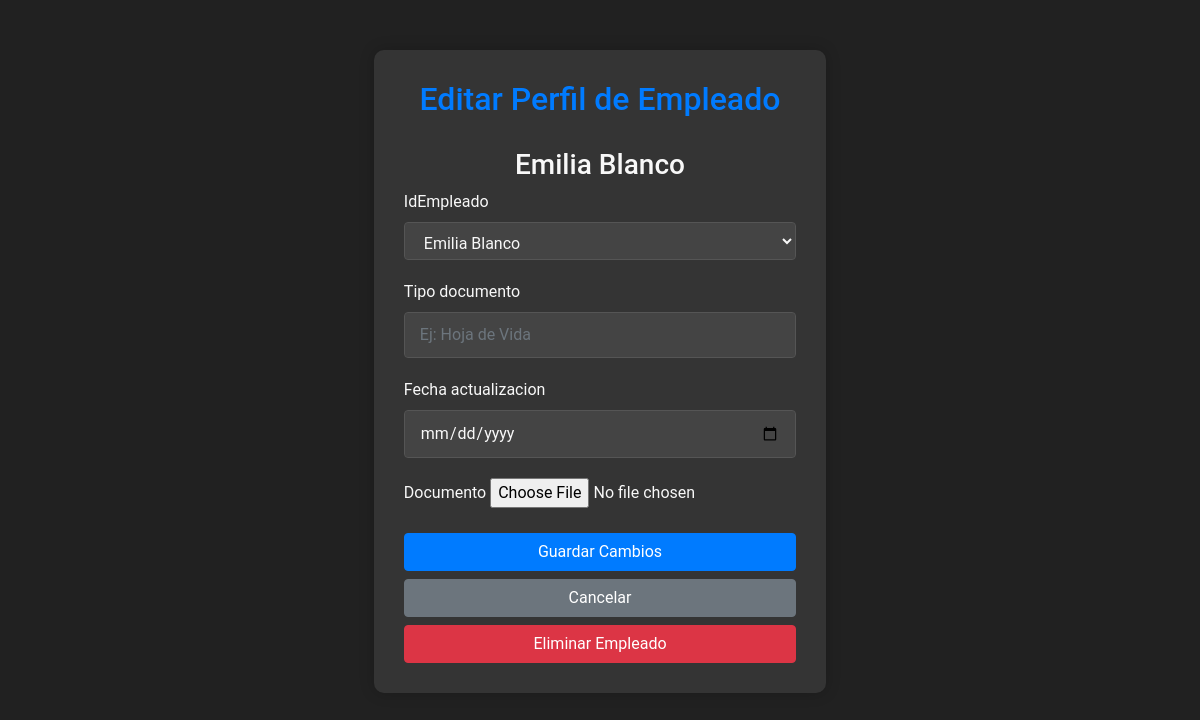
Screenshot of /empleados/22/editar/ with the database file from the repository.
### main/models.py (models this page shows)
class Empleado(models.Model):
    PUESTOS = {
        ('chef','Chef'),
        ('cocinero','Cocinero'),
        ('ayudante','Ayudante - cocina'),
        ('lavaplatos','Lavaplatos'),
        ('mesero','Mesero'),
        ('cajero','Cajero'),
        ('limpieza','Limpieza'),
    }
    ESTADO = ( # Usar una tupla de tuplas para CHOICES es más común
        ('activo','Activo'),
        ('inactivo','Inactivo'),
        ('capacitacion','En Capacitacion'),
    )
    SALARIOS_POR_PUESTO = {
        'chef': 3000000,  # Chef
        'cocinero': 2500000,  # Cocinero
        'ayudante': 1800000,  # Ayudante - cocina
        'lavaplatos': 1500000,  # Lavaplatos
        'mesero': 2000000,  # Mesero
        'cajero': 2200000,  # Cajero
        'limpieza': 1600000,  # Limpieza
    }
    idEmpleado = models.AutoField(primary_key=True)
    nombreEmpleado = models.CharField(max_length=100, null=False, blank=False)
    apellidoEmpleado = models.CharField(max_length=100, null=False, blank=False)
    fechaNacimiento = models.DateField(null=False, blank=False)
    direccionEmpleado = models.CharField(max_length=300, null=False, blank=False)
    telefonoEmpleado = models.CharField(max_length=17, null=False, blank=False)
    emailEmpleado = models.EmailField(max_length=100, null=False, blank=False)
    fecha_ingreso = models.DateField(null=False, blank=False)
    salario = models.CharField(
        choices=SALARIOS_POR_PUESTO,
        max_length=20
    )
    estado = models.CharField(
        max_length=20,
        default='inactivo',
        choices=ESTADO,
    )
    puesto = models.CharField(
        max_length=50,
        choices=PUESTOS,
        null=False,
        blank=False,
        default='cocinero'
    )
    class Meta:
        managed = True
        db_table = 'Empleado'
    def __str__(self):
        return f"{self.nombreEmpleado} {self.apellidoEmpleado}"

### main/views.py (the view)
# urls.py: path('empleados/<int:empleado_id>/editar/', views.empleado_detalle_editar, name='empleado_detalle_editar'),
def empleado_detalle_editar(request, empleado_id):
    empleado = get_object_or_404(Empleado, idEmpleado=empleado_id)
    if request.method == 'POST' and 'save' in request.POST:
        form = DocumentoForm(request.POST, instance=empleado)
        if form.is_valid():
            form.save()
            messages.success(request, f'El perfil de {empleado.nombreEmpleado} {empleado.apellidoEmpleado} ha sido actualizado.')
            return redirect('empleado_detalle_editar', empleado_id=empleado.idEmpleado)
        else:
            messages.error(request, 'Por favor, corrige los errores en el formulario.')
    else:
        form = DocumentoForm(instance=empleado)
    return render(request, 'main/empleado_detalle_editar.html', {'form': form, 'empleado': empleado})

### main/forms.py
class DocumentoForm(forms.ModelForm):
    class Meta:
        model = Documentos
        fields = ['idEmpleado', 'tipo_documento', 'fecha_actualizacion', 'documento']
        widgets = {
            'idEmpleado': forms.Select(attrs={'class': 'form-control'}),
            'tipo_documento': forms.TextInput(attrs={'class': 'form-control', 'placeholder': 'Ej: Hoja de Vida'}),
            'fecha_actualizacion': forms.DateInput(attrs={'class': 'form-control', 'type': 'date'}),
        }

### main/templates/main/empleado_detalle_editar.html (shortened to what this page needs)
{% load static %}
<!DOCTYPE html>
<html lang="en">
<head>
    <link rel="stylesheet" href="https://maxcdn.bootstrapcdn.com/bootstrap/4.0.0-beta/css/bootstrap.min.css">
</head>
<body>
    <div class="container d-flex justify-content-center align-items-center min-vh-100">
        <div class="form-container">
            <h2 class="text-center">Editar Perfil de Empleado</h2>
            <h3 class="text-center" style="color: #f8f8f8;">{{ empleado.nombreEmpleado }} {{ empleado.apellidoEmpleado }}</h3>
            <form method="post" novalidate>
                {% for field in form %}
                <div class="form-group">
                    <label for="{{ field.id_for_label }}">{{ field.label }}</label>
                    {{ field }}
                </div>
                {% endfor %}
                <button name="save" type="submit" class="btn btn-primary btn-block" value="save">Guardar Cambios</button>
                <a href="{% url 'perfil_empleado_lista' %}" class="btn btn-secondary btn-block">Cancelar</a>
            </form>
            <button type="button" class="btn btn-danger btn-block mt-2" data-toggle="modal" data-target="#confirmDeleteModal">
                Eliminar Empleado
            </button>
        </div>
    </div>
</body>
</html>

### main/templates/main/empleado_detalle_editar.html (style rules this page uses)
body { background-color: #212121; font-family: 'Roboto', sans-serif; color: #f8f8f8; }
.form-container { margin-top: 50px; max-width: 700px; padding: 30px; background-color: #343434; border-radius: 10px; box-shadow: 0px 0px 15px rgba(0, 0, 0, 0.2); color: #f8f8f8; }
h2 { margin-bottom: 30px; text-align: center; color: #007bff; }
.form-control { width: 100%; padding: 10px 15px; font-size: 16px; box-sizing: border-box; background-color: #444; color: #f8f8f8; border: 1px solid #555; }
.form-group { margin-bottom: 20px; }
form { max-width: 600px; margin: 0 auto; }
.btn-primary { background-color: #007bff; border-color: #007bff; }
.btn-secondary { background-color: #6c757d; border-color: #6c757d; margin-top: 10px; }

### rows the page displays
Empleado: nombreEmpleado "Emilia", apellidoEmpleado "Blanco"
Empleado: form "Emilia Blanco"

### other values shown
{{ field.label }} "IdEmpleado" "Tipo documento" "Fecha actualizacion" "Documento"
